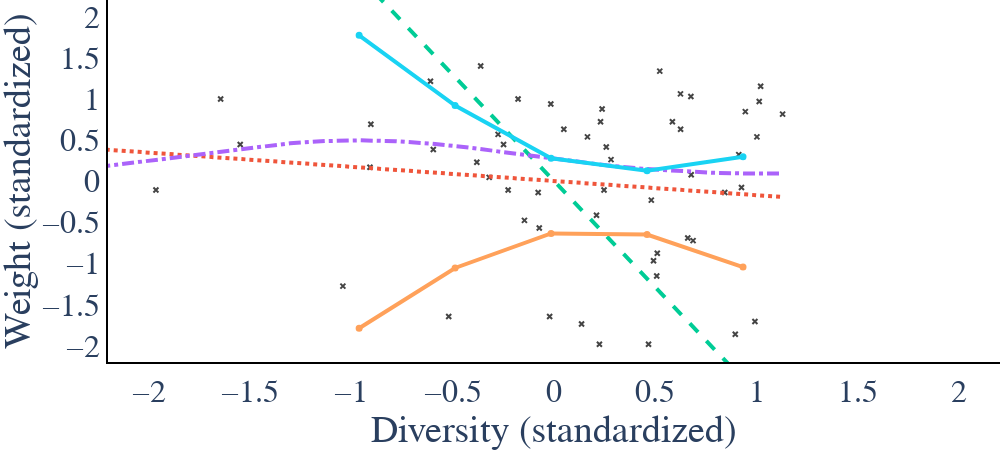

The cell this chart's notebook holds for it:
### Code cell
# Simpson

plot = res["simpson"]
fig = plot_diversity_methods(plot["x"], plot["y"], plot["xstar"], plot["xstar_bound"], plot["ystar_ols"], 
                             plot["ystar_2sls"], plot["ystar_kiv"], plot["results"])
fig.update_xaxes(range=[-2.2, 2.2])
fig.update_yaxes(range=[-2.2, 2.2])
fig.update_layout(width=1000, height=450, showlegend=False)
fig.write_image(os.path.join(save_path, agg_level + "_" + filter + "_simpson.pdf"))
fig.show()

### Figure 1 — Plotly figure (JSON) as saved in the notebook; plotly's stock layout.template omitted (floating-point values rounded to 4 significant figures)
{"data": [{"line": {"width": 4}, "marker": {"color": "black", "line": {"width": 2}, "size": 5, "symbol": "x-thin"}, "mode": "markers", "name": "Data", "type": "scatter", "x": [0.584, 1.019, -0.9078, 0.6599, -0.2488, -0.01577, -1.964, 1.001, -0.3197, -0.3807, 0.5067, 0.2578, -0.2757, 0.6752, -0.2263, 0.2813, 0.5217, -1.644, 0.8941, 0.224, 0.2468, -0.02149, -0.5194, -0.07266, 0.3626, 0.4909, 0.4663, 0.8423, -1.548, 0.9912, 0.6767, 0.2097, 0.48, 0.6245, 0.9248, 0.04855, -0.1773, -3.611, -0.9034, -0.5954, -3.904, -0.6095, -0.3617, 0.5094, 0.9113, 1.012, 1.128, 0.9438, 0.2295, 0.2373, 0.165, 0.6239, 0.1359, -0.1458, 0.686, -1.041, -0.07813], "y": [0.7205, 1.151, 0.1672, -0.6936, 0.4439, 0.9357, -0.1095, 0.5361, 0.04422, 0.2287, -1.155, 0.4131, 0.5668, 1.028, -0.1095, 0.2594, 1.335, 0.9972, -1.862, -1.985, -0.1095, -1.647, -1.647, -0.5706, -2.507, -0.9702, -1.985, -0.1402, 0.4439, -1.708, 0.07497, -0.4169, -0.2324, 0.6283, -0.07874, 0.6283, 0.9972, 0.6283, 0.6898, 0.3824, 1.12, 1.212, 1.397, -0.878, 0.3209, 0.9665, 0.8128, 0.8435, 0.7205, 0.8742, 0.5361, 1.059, -1.739, -0.4784, -0.7243, -1.278, -0.1402]}, {"line": {"color": "#EF553B", "dash": "dot", "width": 4}, "marker": {"line": {"width": 2}, "size": 5}, "mode": "lines", "name": "OLS", "type": "scatter", "x": [-3.904, -3.73, -3.557, -3.383, -3.21, -3.036, -2.863, -2.689, -2.516, -2.342, -2.169, -1.995, -1.822, -1.648, -1.475, -1.301, -1.128, -0.9544, -0.7809, -0.6074, -0.4339, -0.2604, -0.08689, 0.08661, 0.2601, 0.4336, 0.6071, 0.7806, 0.9541, 1.128], "y": [0.6738, 0.6439, 0.6139, 0.584, 0.5541, 0.5241, 0.4942, 0.4642, 0.4343, 0.4043, 0.3744, 0.3444, 0.3145, 0.2845, 0.2546, 0.2246, 0.1947, 0.1647, 0.1348, 0.1048, 0.07489, 0.04495, 0.015, -0.01495, -0.0449, -0.07484, -0.1048, -0.1347, -0.1647, -0.1946]}, {"line": {"color": "#00CC96", "dash": "dash", "width": 4}, "marker": {"line": {"width": 2}, "size": 5}, "mode": "lines", "name": "2SLS", "type": "scatter", "x": [-3.904, -3.73, -3.557, -3.383, -3.21, -3.036, -2.863, -2.689, -2.516, -2.342, -2.169, -1.995, -1.822, -1.648, -1.475, -1.301, -1.128, -0.9544, -0.7809, -0.6074, -0.4339, -0.2604, -0.08689, 0.08661, 0.2601, 0.4336, 0.6071, 0.7806, 0.9541, 1.128], "y": [10.09, 9.645, 9.197, 8.748, 8.3, 7.851, 7.402, 6.954, 6.505, 6.057, 5.608, 5.159, 4.711, 4.262, 3.814, 3.365, 2.916, 2.468, 2.019, 1.571, 1.122, 0.6733, 0.2247, -0.2239, -0.6725, -1.121, -1.57, -2.018, -2.467, -2.916]}, {"line": {"color": "#AB63FA", "dash": "dashdot", "width": 4}, "marker": {"line": {"width": 2}, "size": 5}, "mode": "lines", "name": "KIV", "type": "scatter", "x": [-3.904, -3.73, -3.557, -3.383, -3.21, -3.036, -2.863, -2.689, -2.516, -2.342, -2.169, -1.995, -1.822, -1.648, -1.475, -1.301, -1.128, -0.9544, -0.7809, -0.6074, -0.4339, -0.2604, -0.08689, 0.08661, 0.2601, 0.4336, 0.6071, 0.7806, 0.9541, 1.128], "y": [0.1141, 0.1042, 0.09385, 0.08428, 0.07717, 0.07454, 0.07863, 0.09152, 0.1148, 0.1492, 0.194, 0.2472, 0.3053, 0.3636, 0.4165, 0.4588, 0.4857, 0.4943, 0.4833, 0.4542, 0.4102, 0.3562, 0.2979, 0.2409, 0.1902, 0.149, 0.119, 0.1002, 0.09135, 0.09032]}, {"line": {"color": "#FFA15A", "width": 4}, "marker": {"color": "#FFA15A", "line": {"color": "#FFA15A", "width": 2}, "size": 5}, "name": "GB lower", "type": "scatter", "x": [-0.9612, -0.4878, -0.01442, 0.459, 0.9324], "y": [-1.789, -1.057, -0.638, -0.6502, -1.046]}, {"line": {"color": "#19D3F3", "width": 4}, "marker": {"color": "#19D3F3", "line": {"color": "#19D3F3", "width": 2}, "size": 5}, "name": "GB upper", "type": "scatter", "x": [-0.9612, -0.4878, -0.01442, 0.459, 0.9324], "y": [1.771, 0.9167, 0.2761, 0.1252, 0.2947]}], "layout": {"font": {"family": "serif", "size": 32}, "height": 450, "margin": {"b": 0, "l": 0, "r": 0, "t": 0}, "plot_bgcolor": "rgba(0, 0, 0, 0)", "showlegend": false, "width": 1000, "xaxis": {"linecolor": "black", "linewidth": 2, "range": [-2.2, 2.2], "showline": true, "title": {"text": "Diversity (standardized)"}, "type": "linear"}, "yaxis": {"linecolor": "black", "linewidth": 2, "range": [-2.2, 2.2], "showline": true, "title": {"text": "Weight (standardized)"}, "type": "linear"}}}
